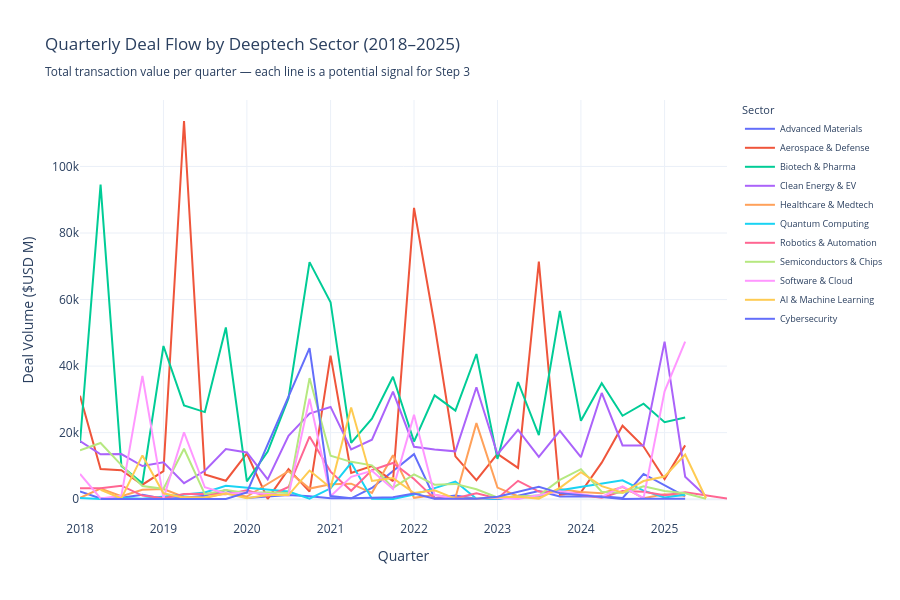
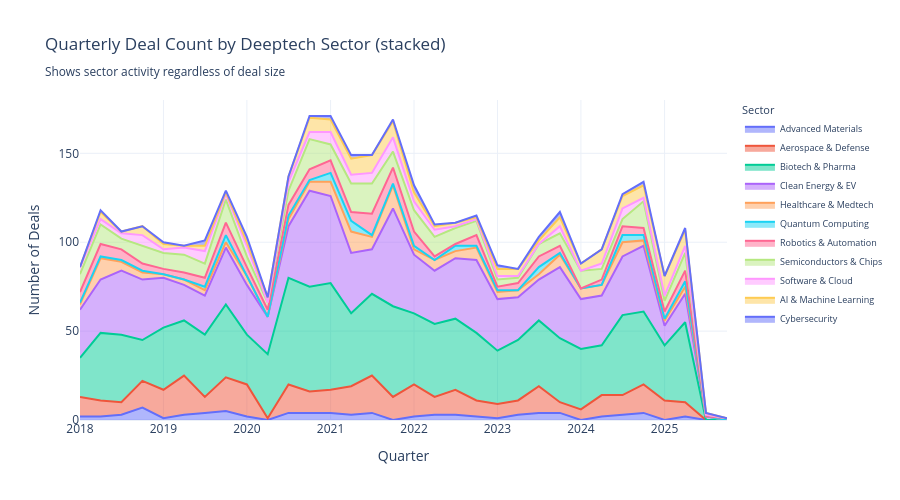

Notebook code cell kept with these figures, in order:
### Markdown cell above
### 5.3 Per-Sector Deal Flow Time-Series (Step 2 Preview)
This is a direct preview of what the project's Step 2 deliverable will look like: **quarterly deal volume per sector**. Each line becomes a sector-level signal input for Step 3 (sentiment scoring).

### Code cell
# --- Per-sector quarterly deal flow (interactive) ---
# Exclude Unclassified and focus on deeptech-relevant sectors
deeptech_sectors = [
    'Quantum Computing', 'AI & Machine Learning', 'Semiconductors & Chips',
    'Cybersecurity', 'Aerospace & Defense', 'Robotics & Automation',
    'Biotech & Pharma', 'Advanced Materials', 'Clean Energy & EV',
    'Healthcare & Medtech', 'Software & Cloud'
]

df_dt = df[df['sector'].isin(deeptech_sectors)].copy()
df_dt['quarter'] = df_dt['announced_date'].dt.to_period('Q')

sector_quarterly = df_dt.groupby(['quarter', 'sector']).agg(
    total_value=('value_usd_mm', 'sum'),
    deal_count=('transaction_id', 'count')
).reset_index()
sector_quarterly['quarter_dt'] = sector_quarterly['quarter'].dt.to_timestamp()

# Interactive line chart — one line per sector
fig = px.line(
    sector_quarterly, x='quarter_dt', y='total_value', color='sector',
    title='Quarterly Deal Flow by Deeptech Sector (2018–2025)<br>'
          '<sub>Total transaction value per quarter — each line is a potential signal for Step 3</sub>',
    labels={'quarter_dt': 'Quarter', 'total_value': 'Deal Volume ($USD M)', 'sector': 'Sector'},
    hover_data={'deal_count': True, 'total_value': ':,.0f'}
)
fig.update_layout(
    height=600, template='plotly_white',
    legend=dict(font=dict(size=9)),
    hovermode='x unified'
)
fig.show()

# Also show the deal count version
fig2 = px.area(
    sector_quarterly, x='quarter_dt', y='deal_count', color='sector',
    title='Quarterly Deal Count by Deeptech Sector (stacked)<br>'
          '<sub>Shows sector activity regardless of deal size</sub>',
    labels={'quarter_dt': 'Quarter', 'deal_count': 'Number of Deals', 'sector': 'Sector'}
)
fig2.update_layout(height=500, template='plotly_white', legend=dict(font=dict(size=9)))
fig2.show()
